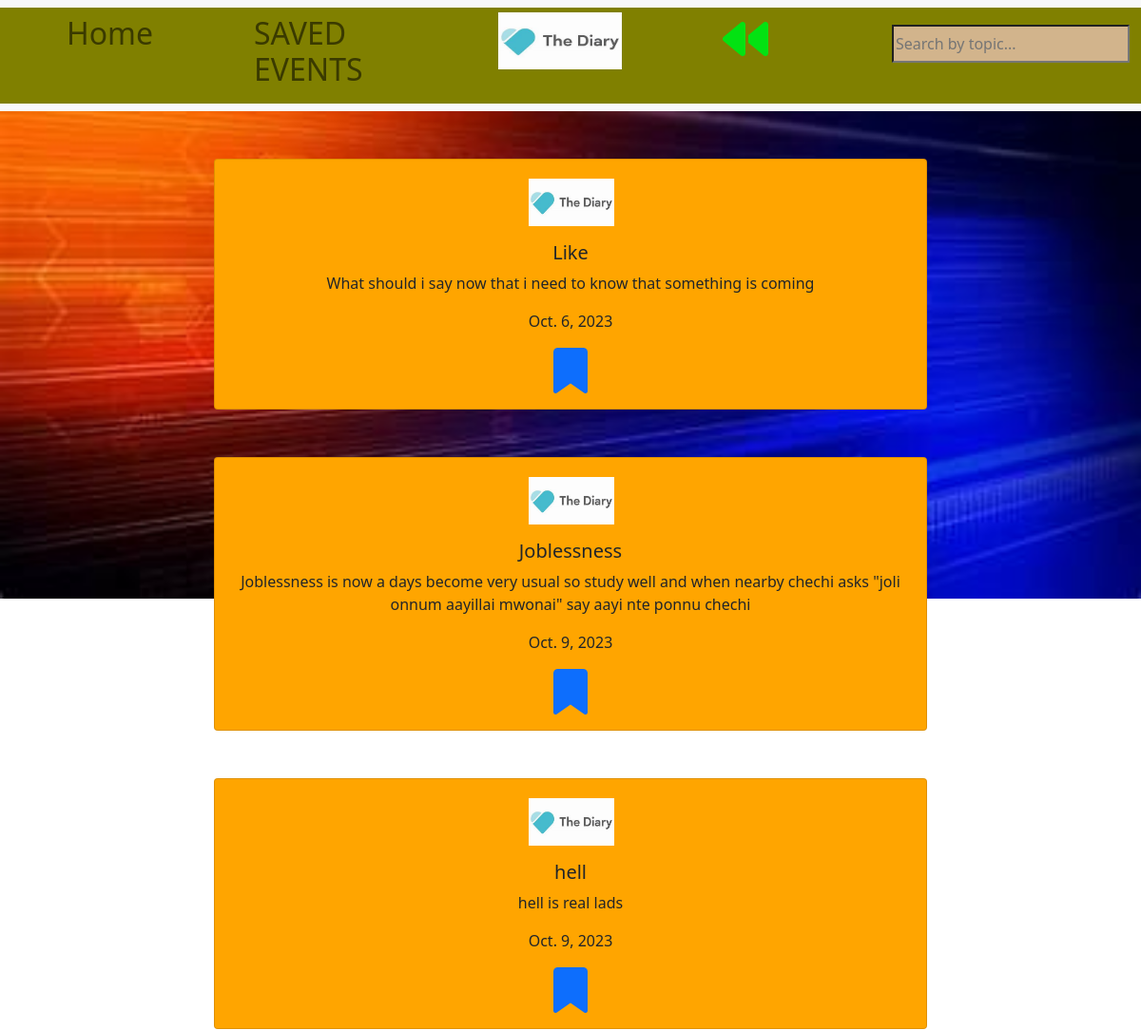
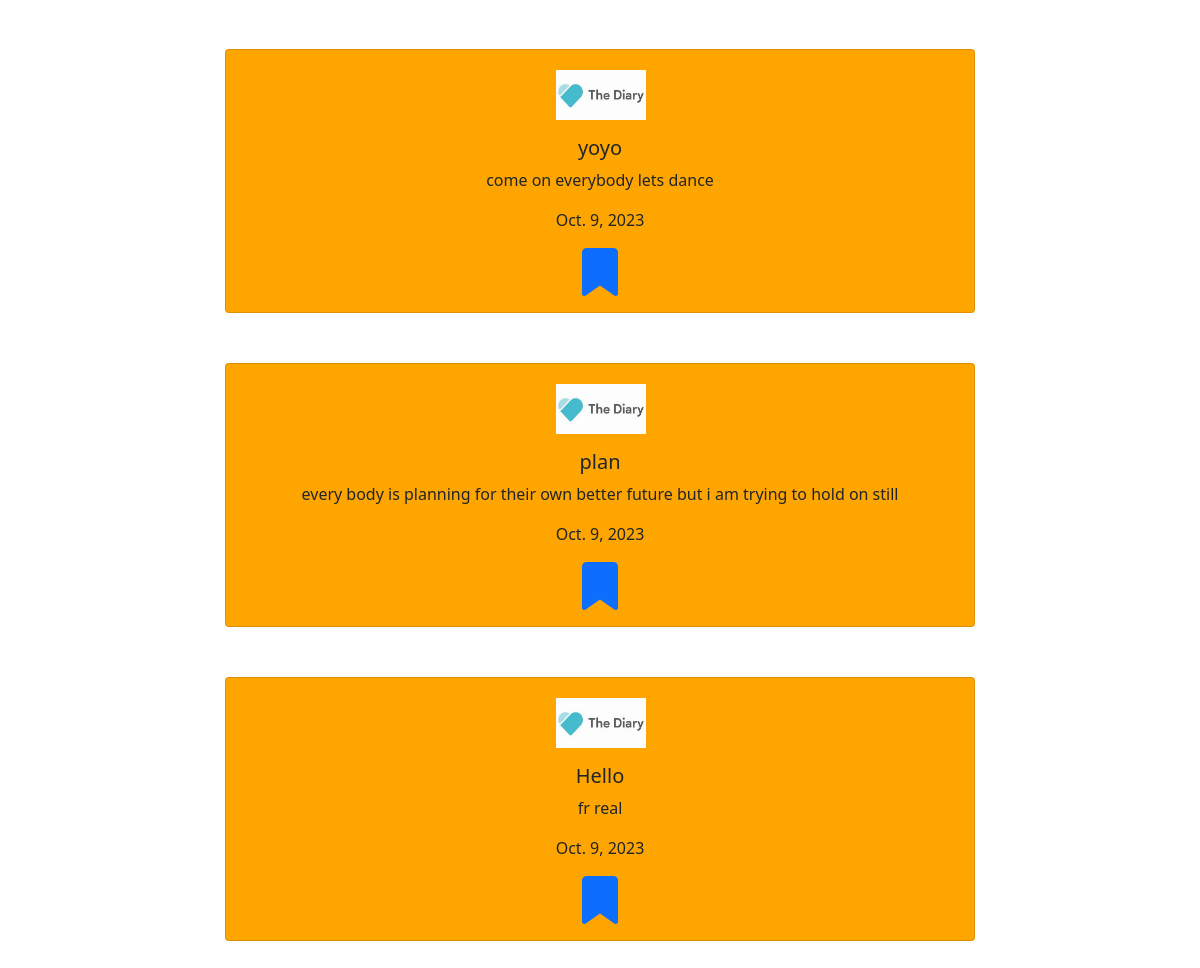
/diaryapp/Newsuser/, run on the app's committed database (2 pictures, top to bottom).
### diaryapp/models.py (models this page shows)
class admnnewsmodel(models.Model):
    topic=models.CharField(max_length=30)
    content = models.CharField(max_length=3000)
    date=models.DateField(auto_now_add=True)

### diaryapp/views.py (the view)
# urls.py: path('Newsuser/',newsuser),
def newsuser(request):
    a = admnnewsmodel.objects.all()
    return render(request, 'newsuser.html', {'a': a})

### diaryapp/templates/newsuser.html (shortened to what this page needs)
<!DOCTYPE html>
{% load static %}
<html lang="en">
<head>
</head>
    <link href="https://cdn.jsdelivr.net/npm/bootstrap@5.0.2/dist/css/bootstrap.min.css" rel="stylesheet"
>
<body style="background-color:">
<nav class="navbar navbar-expand-lg navbar-light bg-light">
    <div class="container-fluid" style="background-color: olive;">
        <div class="collapse navbar-collapse" id="navbarSupportedContent">
            <ul class="navbar-nav me-auto mb-2 mb-lg-0">
                <li class="nav-item">
                    <a class="nav-link" style="margin-left:50px;" href="http://127.0.0.1:8000/diaryapp/indexpage/"target="_blank"><h2>Home</h2></a>
                </li>
                <li class="nav-item">
                        <a class="nav-link" style="margin-left:90px;" href="http://127.0.0.1:8000/diaryapp/wishdisp/" target="_blank"><h2> SAVED EVENTS</h2></a>
                </li>
                <a class="navbar-brand" style="margin-left:130px;" href="" target="_blank"><img src="{% static 'img.png' %}"
                                                             style="height: 60px;width:130px;"></a>
                <a href="http://127.0.0.1:8000/diaryapp/pro/"> <i class="fa-solid fa-backward fa-fade fa-3x" style="color: #03e212;margin-top:9px;margin-left:90px;"></i></a>
                <li>
                    <input  type="text" id="myInput" style="width:250px;height:40px;margin-left:130px;margin-top:18px;background-color:tan;" onkeyup="myFunction()" placeholder="Search by topic...">
                </li>
            </ul>
        </div>
    </div>
</nav>
<div id="myUL">
    <table >
    {% for i in a %}
    <div class="col-12" style="margin-top:50px;" align="center">
     <div align="center" class="card" style="width: 750px;background-color:orange;margin-bottom:50px;">
      <img id="a"  src="{% static 'img.png' %}" class="card-img-top" alt="...">
      <div class="card-body">
       <h5 class="card-title">{{i.topic}}</h5>
       <p class="card-text">{{i.content}}</p>
       <p class="card-text">{{i.date}}</p>
          <a href="http://127.0.0.1:8000/diaryapp/Wishlist/{{i.id}}"><i class="fa-solid fa-bookmark fa-shake fa-3x"></i></a>
      </div>
     </div>
    </div>
    {% endfor %}
</table>
</div>
</body>
</html>

### data on the page
admnnewsmodel: topic "Like", content "What should i say now that i need to know that something is coming", date "Oct. 6, 2023"
admnnewsmodel: topic "Joblessness", content "Joblessness is now a days become very usual so study well and when nearby chechi asks \"joli onnum aayillai mwonai\" say aayi nte ponnu chechi", date "Oct. 9, 2023"
admnnewsmodel: topic "hell", content "hell is real lads", date "Oct. 9, 2023"
admnnewsmodel: topic "yoyo", content "come on everybody lets dance", date "Oct. 9, 2023"
admnnewsmodel: topic "plan", content "every body is planning for their own better future but i am trying to hold on still", date "Oct. 9, 2023"
admnnewsmodel: topic "Hello", content "fr real", date "Oct. 9, 2023"
